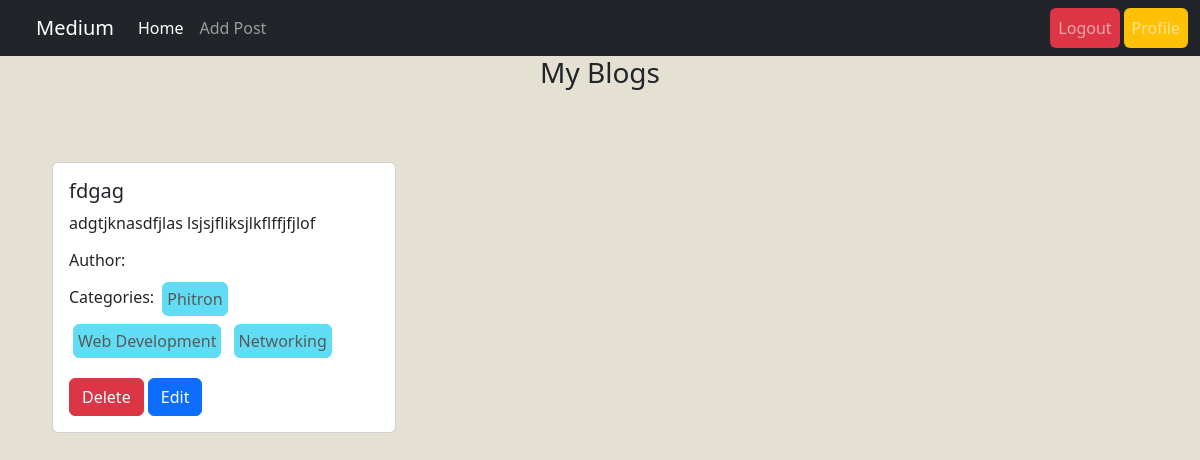
/author/my_blogs/ (signed in), run on the app's committed database.
### posts/models.py (models this page shows, shortened)
class Post(models.Model):
    title = models.CharField(max_length=20)
    content = models.TextField()
    category = models.ManyToManyField(Category)
    author = models.ForeignKey(User, on_delete=models.CASCADE)

### categories/models.py (models this page shows, shortened)
class Category(models.Model):
    name = models.CharField(max_length=100)
    slug = models.SlugField(max_length=100, unique=True, blank=True, null=True)

### author/views.py (the view)
# urls.py: path('my_blogs/',my_blogs, name="my_blogs")
def my_blogs(request):
    post = Post.objects.filter(author=request.user)
    return render(request, 'my_blogs.html', {"post":post})

### author/templates/my_blogs.html
{% extends "base.html" %}
{% load static %}
{% block content %}
<h3 class="text-center">My Blogs</h3>
<div class="row p-5 ">
    {% for blog  in post  %}
  <div class="col-sm-4 mb-3 mb-sm-0 p-3 d-flex flex-wrap ">
    <div class="card">
      <div class="card-body">
        <h5 class="card-title">{{blog.title}}</h5>
        <p class="card-text">{{blog.content}}</p>
        <h6 class="card-text">Author: {{blog.author.first_name}} {{blog.author.last_name}}</h6>
        <p>
          Categories: {% for catagories in blog.category.all %}
            <button class="btn btn-info disabled p-1 m-1">
            {{catagories.name}}
            </button>
            {% endfor %}
        </p>
        <a href="{% url "delete_post" blog.id %}" class="btn btn-danger">Delete</a>
        <a href="{% url 'edit_post' blog.id %}" class="btn btn-primary">Edit</a>
      </div>
    </div>
  </div>
  {% endfor %}
</div>
{% endblock content %}

### data on the page
Post: title "fdgag", content "adgtjknasdfjlas lsjsjfliksjlkflffjfjlof"
Category: name "Phitron"
Category: name "Web Development"
Category: name "Networking"
